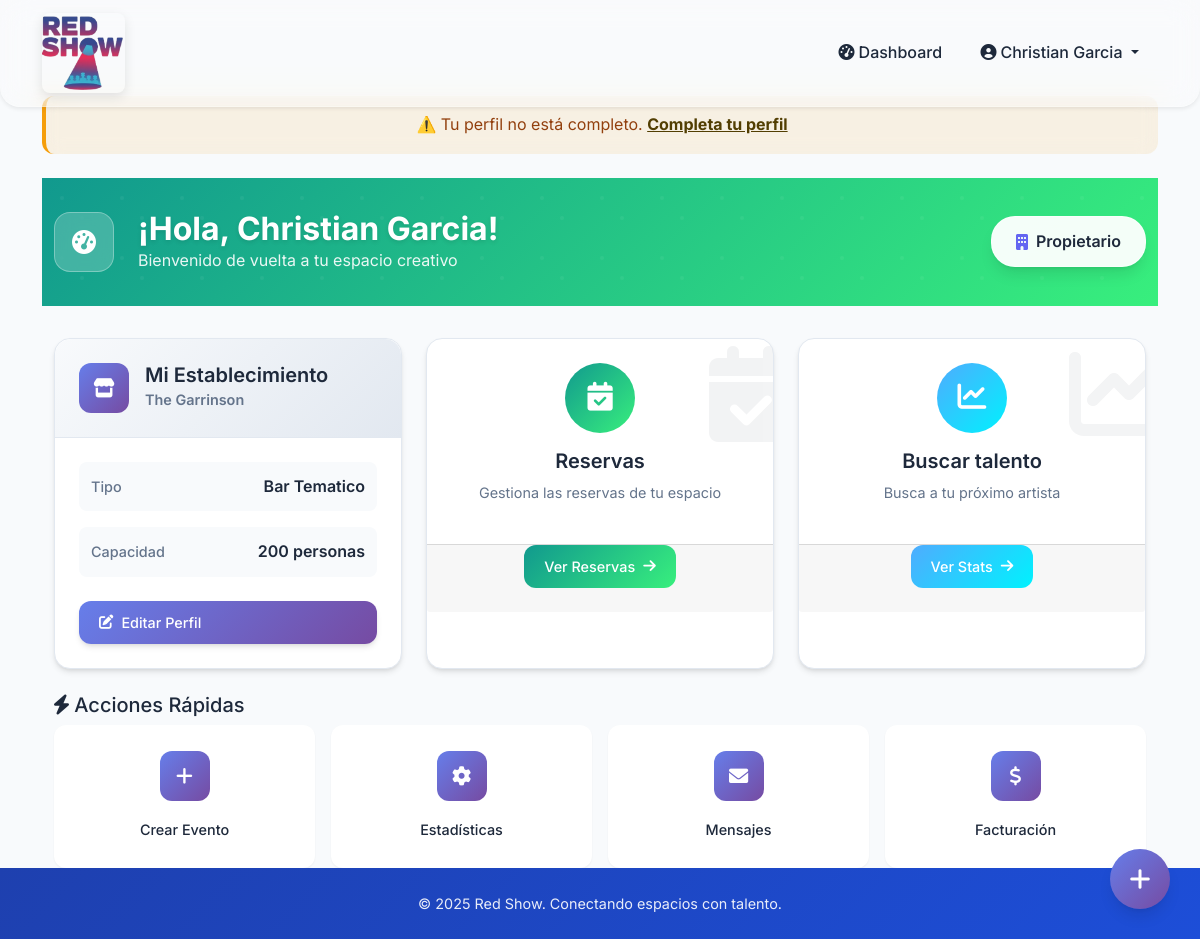
The app's page /dashboard/ (signed in) with its own data.
### accounts/models.py (models this page shows, shortened)
class CustomUser(AbstractUser):
    USER_TYPE_CHOICES = [
        ('owner', 'Dueño de Establecimiento'),
        ('artist', 'Artista/Emprendedor'),
    ]
    user_type = models.CharField(
        max_length=10,
        choices=USER_TYPE_CHOICES,
        verbose_name="Tipo de Usuario"
    )
    phone = models.CharField(
        max_length=20,
        blank=True,
        validators=[RegexValidator(
            regex=r'^\+?1?\d{9,15}$',
            message="Formato de teléfono inválido"
        )],
        verbose_name="Teléfono"
    )
    dni = models.CharField(max_length=20, blank=True, verbose_name="DNI")
    profile_image = models.ImageField(
        upload_to='profiles/',
        blank=True,
        verbose_name="Imagen de Perfil"
    )
    birth_date = models.DateField(blank=True, null=True, verbose_name="Fecha de Nacimiento")
    created_at = models.DateTimeField(auto_now_add=True)
    updated_at = models.DateTimeField(auto_now=True)

class EstablishmentOwner(models.Model):
    user = models.OneToOneField(
        CustomUser,
        on_delete=models.CASCADE,
        related_name='owner_profile'
    )
    business_name = models.CharField(max_length=200, verbose_name="Nombre del Negocio")
    business_type = models.CharField(max_length=100, verbose_name="Tipo de Negocio")
    address = models.TextField(verbose_name="Dirección")
    city = models.CharField(max_length=100, blank=True)
    province = models.CharField(max_length=100, blank=True)
    capacity = models.IntegerField(verbose_name="Capacidad")
    description = models.TextField(blank=True, verbose_name="Descripción")
    contact_alt = models.CharField(max_length=100, blank=True, verbose_name="Contacto Alternativo")
    schedule = models.JSONField(blank=True, null=True, verbose_name="Horarios de Funcionamiento")
    additional_services = models.JSONField(blank=True, null=True, verbose_name="Servicios Adicionales")
    hiring_policies = models.TextField(blank=True, verbose_name="Políticas de Contratación")
    cuit_cuil = models.CharField(
        max_length=13,
        blank=True,
        validators=[RegexValidator(
            regex=r'^\d{2}-\d{8}-\d{1}$',
            message="Formato CUIT/CUIL: XX-XXXXXXXX-X"
        )],
        verbose_name="CUIT/CUIL"
    )
    class Meta:
        verbose_name = "Propietario de Establecimiento"
        verbose_name_plural = "Propietarios de Establecimientos"

### templates/dashboard.html (shortened to what this page needs)
{% extends 'base.html' %}
{% load static %}
{% block extra_css %}
<link rel="stylesheet" href="{% static 'css/dashboard.css' %}">
{% endblock %}
{% block content %}
{% if not perfil_completo %}
<div class="alert alert-warning text-center" role="alert">
    ⚠️ Tu perfil no está completo.
    {% if user.user_type == 'owner' %}
        <a href="{% url 'complete_owner_profile' %}" class="alert-link">Completa tu perfil</a>
    {% else %}
        <a href="{% url 'complete_artist_profile' %}" class="alert-link">Completa tu perfil</a>
    {% endif %}
</div>
{% endif %}
<div class="dashboard-header">
    <div class="container-fluid">
        <div class="row align-items-center">
            <div class="col-md-8">
                <div class="welcome-section">
                    <div class="welcome-icon">
                        <i class="fas fa-tachometer-alt"></i>
                    </div>
                    <div class="welcome-text">
                        <h1 class="welcome-title">¡Hola, {{ user.get_full_name|default:user.username }}!</h1>
                        <p class="welcome-subtitle">Bienvenido de vuelta a tu espacio creativo</p>
                    </div>
                </div>
            </div>
            <div class="col-md-4 text-end">
                <div class="user-badge">
                    {% if user.user_type == 'owner' %}
                        <i class="fas fa-building"></i>
                        <span>Propietario</span>
                    {% else %}
                        <i class="fas fa-star"></i>
                        <span>Artista</span>
                    {% endif %}
                </div>
            </div>
        </div>
    </div>
</div>
<div class="dashboard-content">
    <div class="container-fluid">
        <div class="row stats-row">
            {% if user.user_type == 'owner' %}
                {% if user.owner_profile %}
                    <div class="col-lg-4 col-md-6 mb-4">
                        <div class="dashboard-card profile-card">
                            <div class="card-header">
                                <div class="card-icon business-icon">
                                    <i class="fas fa-store"></i>
                                </div>
                                <div class="card-title-section">
                                    <h5>Mi Establecimiento</h5>
                                    <span class="card-subtitle">{{ user.owner_profile.business_name }}</span>
                                </div>
                            </div>
                            <div class="card-content">
                                <div class="info-grid">
                                    <div class="info-item">
                                        <span class="info-label">Tipo</span>
                                        <span class="info-value">{{ user.owner_profile.business_type }}</span>
                                    </div>
                                    <div class="info-item">
                                        <span class="info-label">Capacidad</span>
                                        <span class="info-value">{{ user.owner_profile.capacity }} personas</span>
                                    </div>
                                </div>
                                <div class="card-actions d-flex flex-column gap-2">
                                    <a href="{% url 'editar_perfil' %}" class="btn-modern btn-primary">
                                        <i class="fas fa-edit"></i>
                                        Editar Perfil
                                    </a>
                                </div>
                            </div>
                        </div>
                    </div>
                    <div class="col-lg-4 col-md-6 mb-4">
                        <div class="dashboard-card action-card reservations-card">
                            <div class="card-background">
                                <i class="fas fa-calendar-check"></i>
                            </div>
                            <div class="card-content">
                                <div class="action-icon">
                                    <i class="fas fa-calendar-check"></i>
                                </div>
                                <h5>Reservas</h5>
                                <p>Gestiona las reservas de tu espacio</p>
                            </div>
                            <div class="card-footer">
                                <a href="#" class="btn-modern btn-success">
                                    Ver Reservas
                                    <i class="fas fa-arrow-right"></i>
                                </a>
                            </div>
                        </div>
                    </div>
                    <div class="col-lg-4 col-md-6 mb-4">
                        <div class="dashboard-card action-card stats-card">
                            <div class="card-background">
                                <i class="fas fa-chart-line"></i>
                            </div>
                            <div class="card-content">
                                <div class="action-icon">
                                    <i class="fas fa-chart-line"></i>
                                </div>
                                <h5>Buscar talento</h5>
                                <p>Busca a tu próximo artista</p>
                             </div>
                            <div class="card-footer">
                                <a href="#" class="btn-modern btn-info">
                                    Ver Stats
                                    <i class="fas fa-arrow-right"></i>
                                </a>
                            </div>
                        </div>
                    </div>
                {% endif %}
            {% endif %}
        </div>
        <div class="row">
            <div class="col-12">
                <div class="quick-actions-section">
                    <h5 class="section-title">
                        <i class="fas fa-bolt"></i>
                        Acciones Rápidas
                    </h5>
                    <div class="quick-actions-grid">
                        {% if user.user_type == 'owner' %}
                            <div class="quick-action">
                                <div class="action-icon">
                                    <i class="fas fa-plus"></i>
                                </div>
                                <span>Crear Evento</span>
                            </div>
                            <div class="quick-action">
                                <div class="action-icon">
                                    <i class="fas fa-cog"></i>
                                </div>
                                <span>Estadísticas</span>
                            </div>
                            <div class="quick-action">
                                <div class="action-icon">
                                    <i class="fas fa-envelope"></i>
                                </div>
                                <span>Mensajes</span>
                            </div>
                            <div class="quick-action">
                                <div class="action-icon">
                                    <i class="fas fa-dollar-sign"></i>
                                </div>
                                <span>Facturación</span>
                            </div>
                        {% endif %}
                    </div>
                </div>
            </div>
        </div>
    </div>
</div>
<div class="fab-container">
    <div class="fab-main">
        <i class="fas fa-plus"></i>
    </div>
</div>
{% endblock %}

### templates/base.html (shortened to what this page needs)
{% load static %}
<!DOCTYPE html>
<html lang="es">
<head>
    <link href="https://cdnjs.cloudflare.com/ajax/libs/bootstrap/5.1.3/css/bootstrap.min.css" rel="stylesheet">
    <link href="https://cdnjs.cloudflare.com/ajax/libs/font-awesome/6.0.0/css/all.min.css" rel="stylesheet">
    <link rel="stylesheet" href="{% static 'css/base.css' %}">
    {% block extra_css %}{% endblock %}
</head>
<body>
    <nav class="navbar navbar-expand-lg navbar-light fixed-top shadow-sm">
        <div class="container">
            <a class="navbar-brand d-flex align-items-center" href="{% url 'home' %}">
                <img src="/media/logo.png" alt="Logo" class="logo-navbar">
            </a>
            <div class="collapse navbar-collapse" id="navbarNav">
                <ul class="navbar-nav ms-auto align-items-center">
                    {% if user.is_authenticated %}
                        <li class="nav-item">
                            <a class="nav-link" href="{% url 'dashboard' %}">
                                <i class="fas fa-tachometer-alt me-1"></i>Dashboard
                            </a>
                        </li>
                        <li class="nav-item dropdown">
                            <a class="nav-link dropdown-toggle" href="#" id="navbarDropdown" role="button" data-bs-toggle="dropdown">
                                <i class="fas fa-user-circle me-1"></i>{{ user.get_full_name|default:user.username }}
                            </a>
                        </li>
                    {% endif %}
                </ul>
            </div>
        </div>
    </nav>
    <main class="container mt-5 pt-5 fade-in-up">
        {% block content %}{% endblock %}
    </main>
    <footer class="footer py-4 text-center mt-auto fade-in">
        <div class="container">
            <p>&copy; 2025 Red Show. Conectando espacios con talento.</p>
        </div>
    </footer>
</body>
</html>

### static/css/base.css (style rules this page uses)
:root { --primary-blue: #2563eb; --primary-blue-dark: #1d4ed8; --primary-blue-light: #3b82f6; --secondary-blue: #0ea5e9; --accent-blue: #06b6d4; --dark-blue: #1e40af; --light-blue: #e0f2fe; --gradient-primary: linear-gradient(135deg, #2563eb 0%, #0ea5e9 100%); --gradient-dark: linear-gradient(135deg, #1e40af 0%, #1d4ed8 100%); --glass-bg: rgba(255, 255, 255, 0.15); --glass-border: rgba(255, 255, 255, 0.3); --shadow-sm: 0 2px 4px rgba(37, 99, 235, 0.1); --shadow-md: 0 4px 12px rgba(37, 99, 235, 0.15); --shadow-lg: 0 8px 32px rgba(37, 99, 235, 0.2); --text-primary: #1e293b; --text-secondary: #64748b; --bg-light: #f8fafc; --bg-white: #ffffff; --border-light: #e2e8f0; --success: #10b981; --warning: #f59e0b; --error: #ef4444; --border-radius: 12px; --border-radius-lg: 16px; --transition: all 0.3s cubic-bezier(0.4, 0, 0.2, 1); }
* { margin: 0; padding: 0; box-sizing: border-box; }
html { scroll-behavior: smooth; }
body { font-family: 'Inter', sans-serif; line-height: 1.6; color: var(--text-primary); background: #E0EAFC; background: -webkit-linear-gradient(to right, #CFDEF3, #E0EAFC); background: linear-gradient(to right, #CFDEF3, #E0EAFC); }
.navbar { background:var(--glass-bg);; backdrop-filter: blur(15px); border-radius: 0 0 20px 20px; transition: all 0.3s ease; box-shadow: var(--shadow-md); border-bottom: 1px solid var(--glass-border); color: var(--text-primary); }
.navbar-brand { font-weight: 700; font-size: 1.6rem; color: var(--primary-blue); display: flex; align-items: center; gap: 0.5rem; transition: all 0.3s ease; }
.logo-navbar { max-height: 80px; width: auto; border-radius: 8px; box-shadow: 0 4px 12px rgba(0, 0, 0, 0.1); }
.navbar-nav .nav-link { color: var(--text-primary) !important; font-weight: 500; padding: 0.7rem 1.2rem !important; border-radius: 50px; transition: all 0.3s ease; }
.btn-primary { background: var(--gradient-primary); color: #fff; box-shadow: var(--shadow-md); }
.card-header { background: var(--gradient-primary); color: #fff; font-weight: 600; border-radius: var(--border-radius-lg) var(--border-radius-lg) 0 0 !important; }
.alert { border: none; border-radius: var(--border-radius); padding: 1rem 1.5rem; margin-bottom: 1.5rem; backdrop-filter: blur(10px); border-left: 4px solid; }
.alert-warning { background: rgba(245, 158, 11, 0.1); color: #92400e; border-left-color: var(--warning); }
.footer { background: var(--gradient-dark); color: #fff; margin-top: auto; position: relative; }
.footer p { margin: 0; font-size: 0.9rem; opacity: 0.9; }
.fade-in-up { animation: fadeInUp 0.8s ease-out; }
.fade-in { animation: fadeIn 0.6s ease-out; }

### records on screen
CustomUser: get_full_name "Christian Garcia", owner_profile.business_name "The Garrinson", owner_profile.business_type "Bar Tematico", owner_profile.capacity "200"
